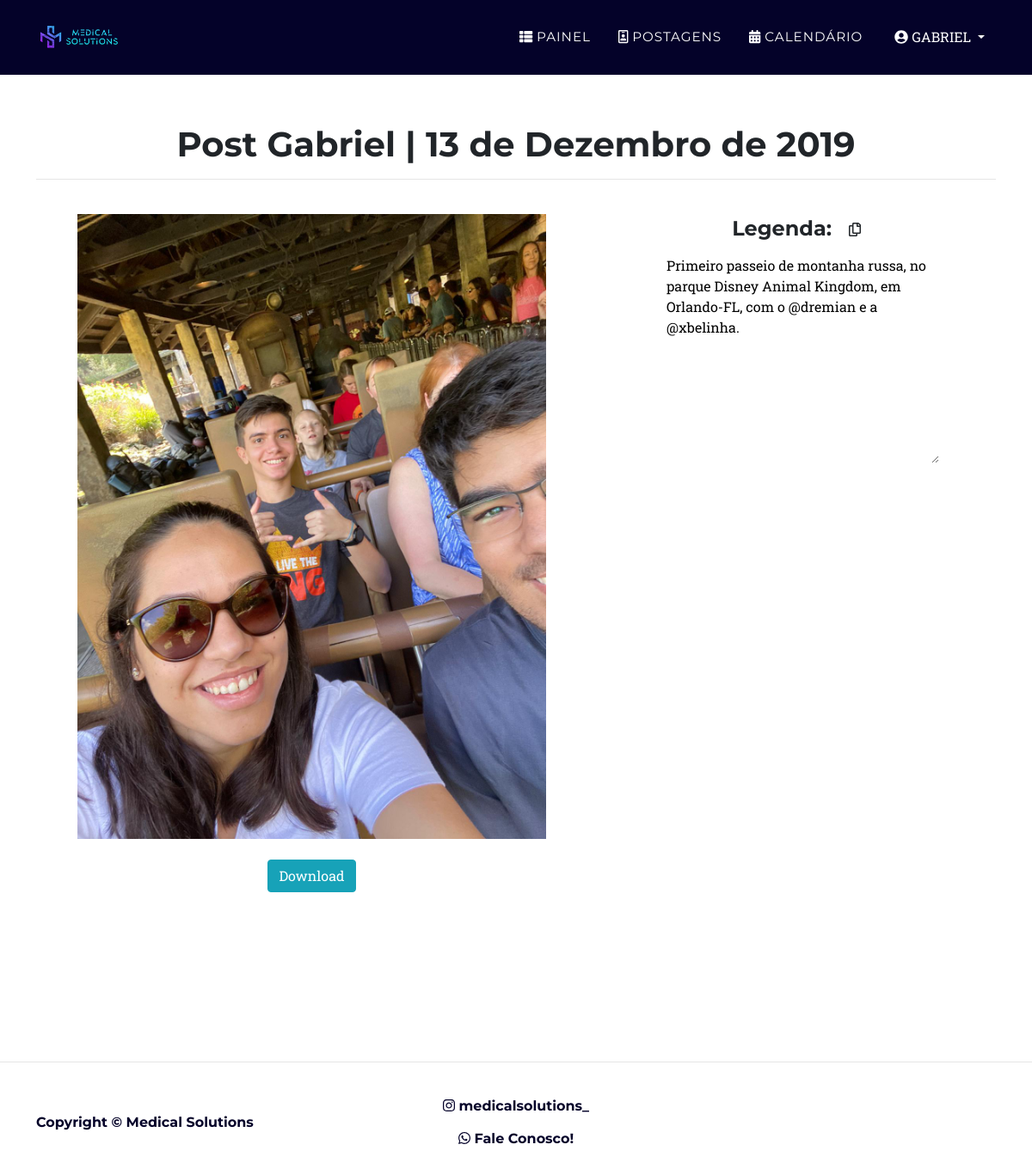
The app's page /posts/fotos/1 (signed in) with its own data.
### medicos/models.py (models this page shows)
class Foto(models.Model):
    cliente = models.ForeignKey(User, on_delete=models.PROTECT, null=False)
    nome = models.CharField(max_length=50, default=User)
    imagem = models.ImageField(null=False, blank=False, help_text='Essa imagem deve ser igual a Fotos #1')
    data = models.DateField(blank=True)
    legenda = models.TextField(max_length=2200)
    def __str__(self):
        return (f'Postagem {self.nome} | {self.data}')

### medicos/views.py (the view)
# urls.py: path('posts/fotos/<int:pk>', views.viewFoto, name='foto'),
@login_required
def viewFoto(request, pk):
    foto = Foto.objects.get(id=pk)
    fotos = FotosPost.objects.filter(foto=foto)
    all = (Foto.objects.filter(cliente=request.user))
    print((foto), list(fotos))
    filtro = list(all)
    if foto in filtro and list(fotos) != []:
        return render(request, 'posts/foto_carrosel.html', {'foto': foto, 'fotos': fotos})
    elif foto in filtro:
        return render(request, 'posts/foto.html', {'foto': foto})
    else:
        return render(request, 'posts/indisponivel.html')

### medicos/templates/posts/foto.html (shortened to what this page needs)
{% extends 'base.html' %}
{% load static %}
{% block conteudo %}
<section class="page-section conteudo">
    <div class="container">
        <div class="text-center">
            <h1>Post {{ foto.cliente.first_name }} | {{ foto.data }}</h1>
            <hr>
        </div>
        <div class="text-center">
            <div class="row">
                <div style="text-align: center;" class="col-md-7">
                    <br>
                    <div class="text-center my-auto mx-3" style="height: 90%;">
                        <img style="max-width: 100%; max-height: 90%;" src="{{ foto.imagem.url }}" alt="">
                        <br>
                        <br>
                        <a href="{{ foto.imagem.url }}" download="{{ foto.imagem.url }}" class="btn btn-info">Download</a>
                    </div>
                </div>
                <div  style="text-align: center;" class="col-md-5">
                    <br>
                    <div class="text-center my-auto mx-3" style="height: 90%;">
                        <h4>Legenda: <a class="btn" id="btnCopy"><i class="far fa-copy"></i></a></h4>
                        <textarea readonly style="border: 1px transparent;" name="myText" id="myText" cols="30" rows="10">{{ foto.legenda }}</textarea>
                    </div>
                </div>
    </div>
</section>
{% endblock %}

### medicos/templates/base.html (shortened to what this page needs)
{% load static %}
<!DOCTYPE html>
<html lang="pt-BR">
    <head>
        <link href="{% static 'css/styles.css' %}" rel="stylesheet" />
    </head>
<body>
{% block navbar %}
<nav class="navbar navbar-expand-lg navbar-dark fixed-top" style="background-color: #040229;" id="mainNav">
    <div class="container">
        <a class="js-scroll-trigger" href="{% url 'index' %}"><img src="{% static 'img/logo.png' %}" style="width: 100px;" alt=""/></a>
        <div class="collapse navbar-collapse" id="navbarResponsive">
            <ul class="navbar-nav text-uppercase ml-auto">
                {% if request.user.is_authenticated %}
                <li class="nav-item"><a class="nav-link js-scroll-trigger" href="{% url 'painel' %}"><i class="fas fa-th-list"></i></i> Painel</a></li>
                    <li class="nav-item"><a class="nav-link js-scroll-trigger" href="{% url 'posts' %}"><i class="far fa-id-badge"></i> Postagens</a></li>
                        <li class="nav-item"><a class="nav-link js-scroll-trigger" href="{% url 'calendario' %}"><i class="fas fa-calendar-alt"></i> Calendário</a></li>
                <div class="btn-group">
                    <button style="color: white;" class="btn text-uppercase ml-auto dropdown-toggle" type="button" id="triggerId" data-toggle="dropdown"
                        aria-haspopup="true" aria-expanded="false">
                        <i class="fa fa-user-circle"></i>
                        <span id="username">{{request.user.first_name}}</span>
                    </button>
                </div>
                {%endif%}
            </ul>
        </div>
    </div>
</nav>
{% endblock %}
<br>
<br>
{% block conteudo %}{% endblock %}
{% block rodape %}
<hr>
<footer class="footer py-3">
    <div class="container">
        <div class="row align-items-center">
            <div style="font-weight: bolder; color: #040229"  class="col-lg-4 text-lg-left">Copyright © Medical Solutions</div>
            <div class="col-lg-4 my-3 my-lg-0">
                <a style="font-weight: bolder; color: #040229;" class="btn mx-2" href="https://www.instagram.com/medicalsolutions_/"><i class="fab fa-instagram"> </i> medicalsolutions_</a>
                <br>
                <a style="font-weight: bolder; color: #040229" class="btn mx-2" href="https://api.whatsapp.com/send?phone=5586995330067&text=Ol%C3%A1,%20tenho%20interesse%20em%20conhecer%20os%20servi%C3%A7os%20da%20Medical%20Solutions"><i class="fab fa-whatsapp"> </i> Fale Conosco!</a>
            </div>
        </div>
    </div>
</footer>
{% endblock %}
</body>
</html>

### records on screen
Foto: cliente.first_name "Gabriel", data "13 de Dezembro de 2019", imagem (picture), myText "Primeiro passeio de montanha russa, no parque Disney Animal Kingdom, em Orlando-FL, com o @dremian e a @xbelinha."

### other values on screen
{{ request.user.first_name }} "GABRIEL"
